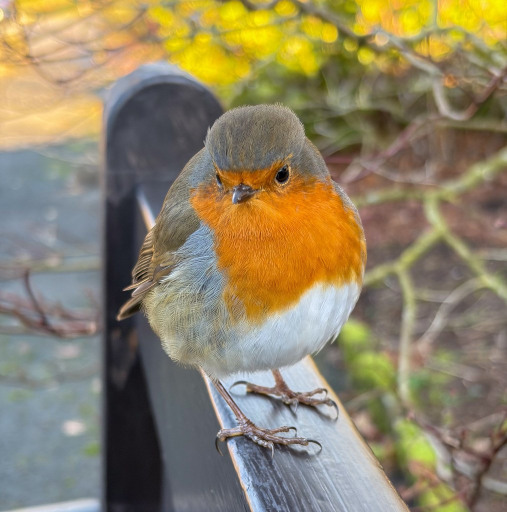
#> input picture LivingDex/Resources/Samples/sample-robin.jpg, 1014 x 1024 px, given in place of animals.jpg, which was not available (shown at 1/2 size)
$ python compose_screenshots.py ../LivingDex/Resources/Samples/sample-robin.jpg ../LivingDex/Resources/Samples/sample-wood-anemone.jpg
#> lines starting #> are read from the running program, lines starting #| are printed output that depends on the picture; pictures that were not available may be replaced by others from this repository, and a replacement may not be noted
#!/usr/bin/env python3
"""Composes the App Store screenshots: raw simulator captures -> `frames` bezel ->
realm-illustration backdrop, headline, sub-caption and shadow.
Usage: compose_screenshots.py RAW_DIR OUT_DIR

RAW_DIR holds the phone captures (field, starter, reveal, caught, nearby, guide, card, profile .png at
1320x2868, from scripts/capture-demo-screens.sh) and cards/<name>.png, the trading cards rendered
by the `sharecards` demo route. The bezel always comes from the `frames` CLI; this script only
adds the artwork background, captions and shadow around the framed result.
"""
import json
import subprocess
import sys
import tempfile
from pathlib import Path

from PIL import Image, ImageChops, ImageDraw, ImageEnhance, ImageFilter, ImageFont

CANVAS = (1320, 2868)
FONT_FILE = "/System/Library/Fonts/Avenir Next.ttc"
HEAVY, DEMI, MEDIUM = 8, 2, 5
ART_DIR = Path(__file__).resolve().parent.parent / "Resources/Assets.xcassets"

PHONE_SHOTS = [
    ("field", "animals", (255, 176, 70), ["Point at", "anything alive"], "Birds, plants, bugs and fungi, named in seconds"),
    ("starter", "fungi", (60, 214, 170), ["Nothing nearby?", "Pick a starter"], "Every Dex begins with one real species"),
    ("reveal", "animals", (255, 140, 40), ["Every catch", "is a card"], "A real rarity, from Common to Legendary"),
    ("caught", "plants", (110, 220, 120), ["Build your", "Dex"], "Sort your finds across the realms of life"),
    ("nearby", "fungi", (70, 200, 200), ["Find what lives", "near you"], "Locked slots show what to hunt next"),
    ("guide", "protists", (80, 190, 230), ["Meet the realms", "of life"], "An illustrated Field Guide, free to read"),
    ("card", "animals", (230, 160, 70), ["Learn what", "you found"], "Field entries, calls and conservation status"),
]
CARD_SHOT = ("cards", "plants", (150, 120, 230), ["Share a", "collectible"], "Trading cards worth showing off")
PROFILE_SHOT = ("profile", "protists", (60, 200, 150), ["Level up", "outdoors"], "Streaks, XP and a collection that grows with you")
ORDER = [
    "field", "starter", "reveal", "caught", "nearby", "guide", "card", "cards", "profile",
]


def font(index: int, size: int) -> ImageFont.FreeTypeFont:
    return ImageFont.truetype(FONT_FILE, size, index=index)


def frame(raw: Path, out_dir: Path) -> Path:
    result = subprocess.run(
        ["frames", "-c", "Silver", "-o", str(out_dir), "--json", str(raw)],
        check=True, capture_output=True, text=True)
    return Path(json.loads(result.stdout)["output"])


def backdrop(realm: str, tint: tuple[int, int, int]) -> Image.Image:
    """The realm's illustration, enlarged to fill the canvas, softened, darkened and washed in the
    shot's accent so each screenshot has its own colour but all share one family."""
#> called with realm = 'animals', tint = (255, 176, 70)
    art = Image.open(ART_DIR / f"realm-{realm}.imageset" / f"{realm}.jpg").convert("RGB")
#> art is the input picture: PIL image 1014x1024 RGB; mean R, G, B 143, 131.5, 102.9
    scale = CANVAS[1] / art.height
#> scale = 2.8
    art = art.resize((round(art.width * scale), CANVAS[1]), Image.LANCZOS)
#> art: PIL image 2840x2868 RGB
    left = (art.width - CANVAS[0]) // 2
#> left = 760
    art = art.crop((left, 0, left + CANVAS[0], CANVAS[1])).filter(ImageFilter.GaussianBlur(5))
#> art: PIL image 1320x2868 RGB
    art = ImageEnhance.Brightness(art).enhance(0.52)
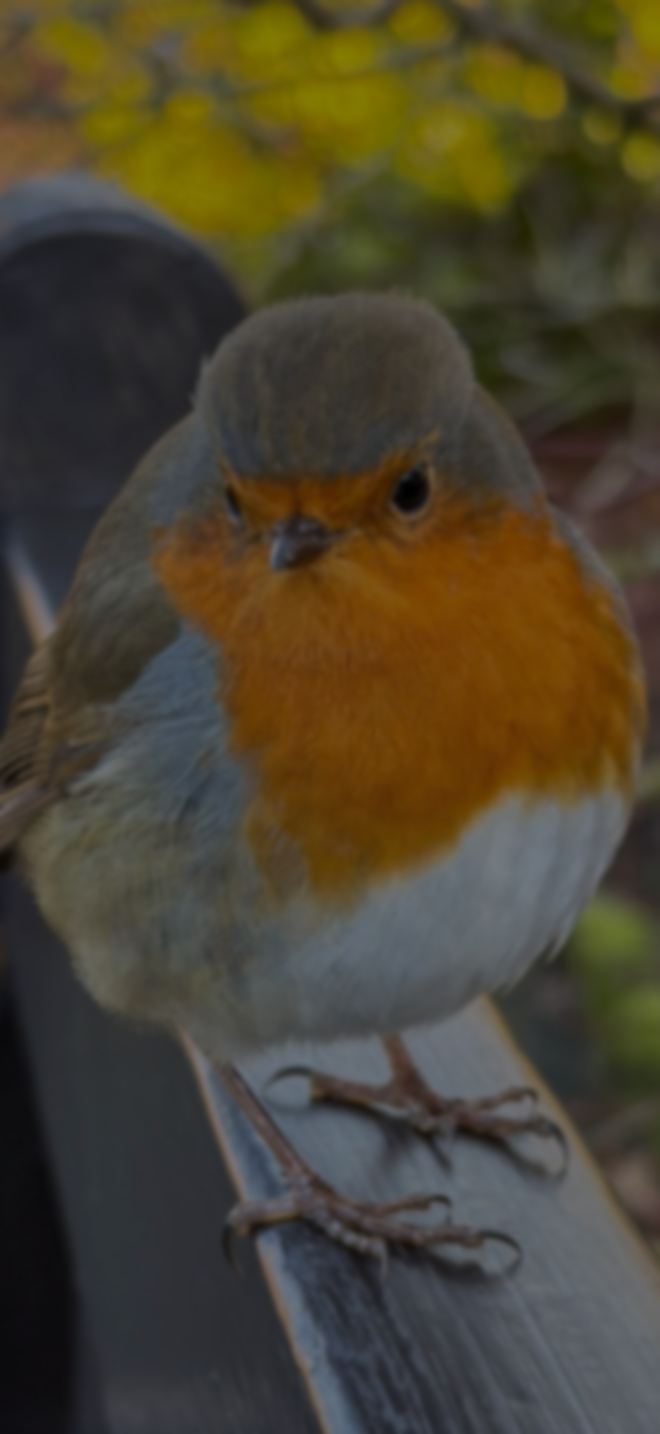
#> art: PIL image 1320x2868 RGB (shown at 1/2 size); mean R, G, B 75.6, 68.1, 49.2
    fade = Image.linear_gradient("L").rotate(180).resize(CANVAS)
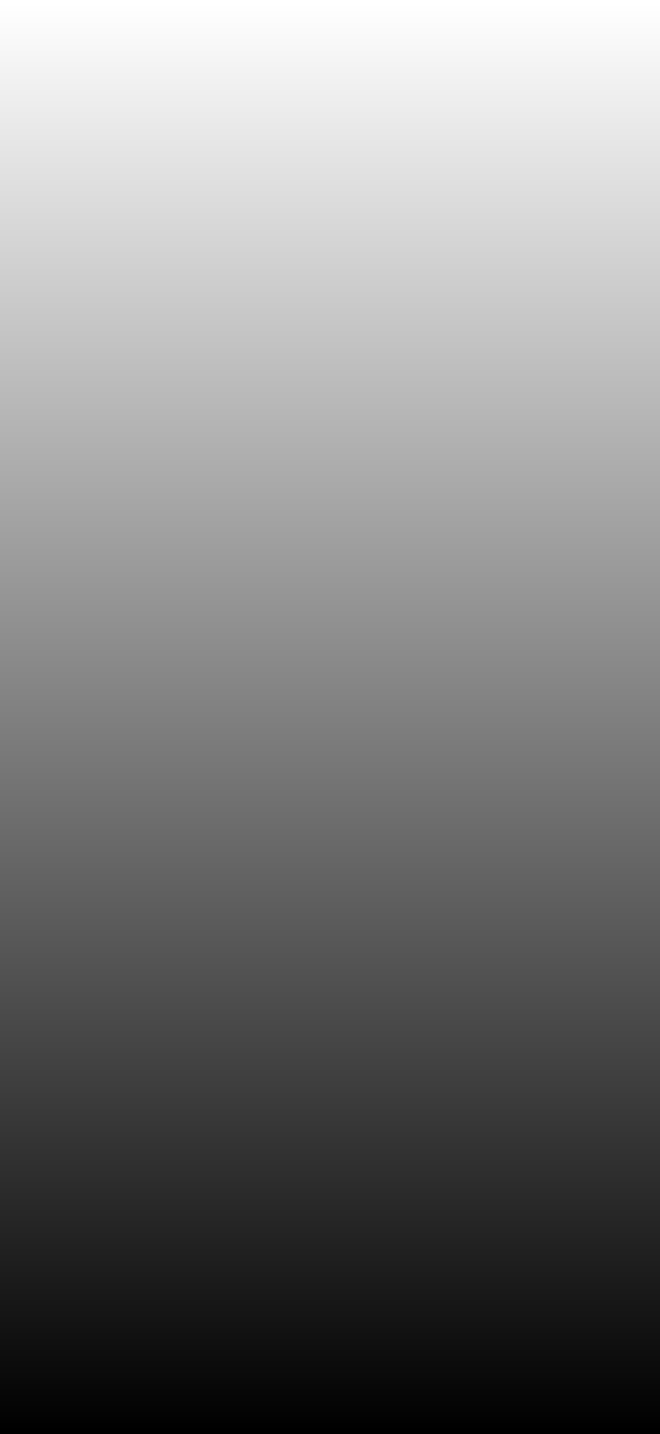
#> fade: PIL image 1320x2868 L (shown at 1/2 size); min 0, max 255, mean 127.5
    strength = fade.point(lambda v: round(255 * (0.55 * (v / 255) ** 1.4 + 0.10)))
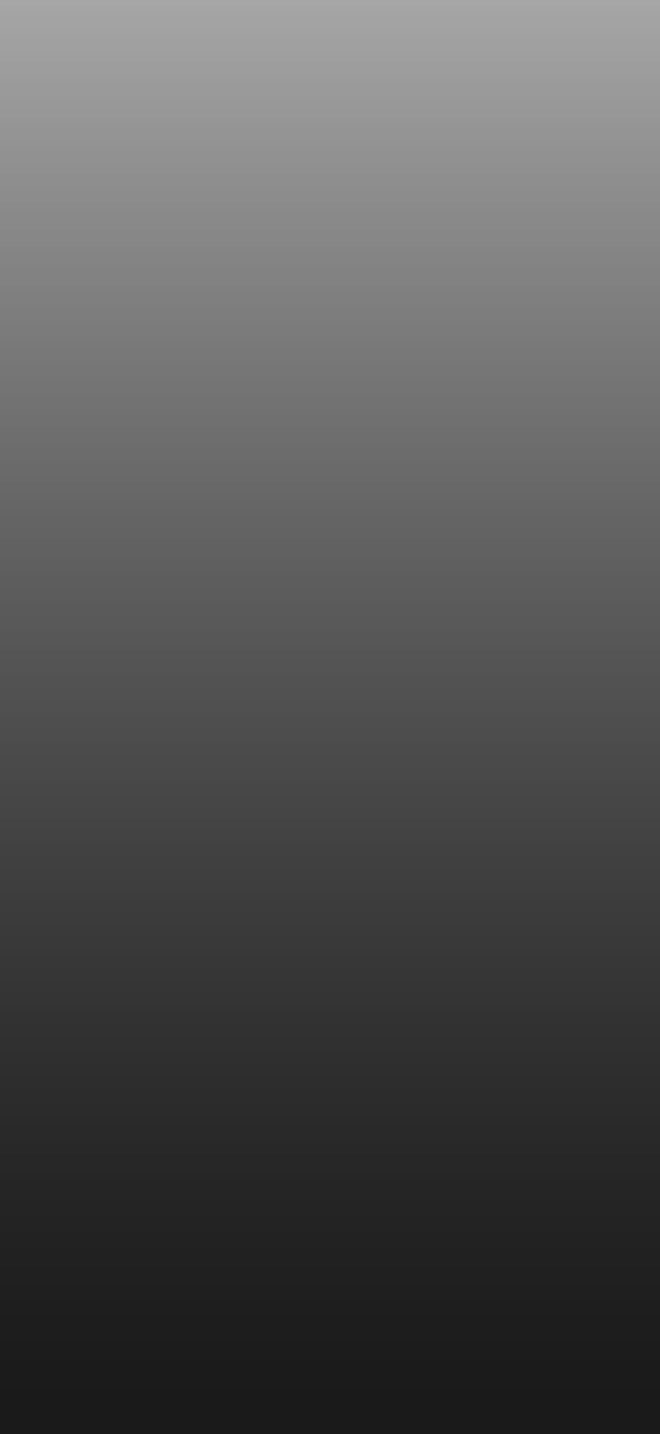
#> strength: PIL image 1320x2868 L (shown at 1/2 size); min 26, max 166, mean 84
    wash = ImageChops.multiply(Image.new("RGB", CANVAS, tint), Image.merge("RGB", [strength] * 3))
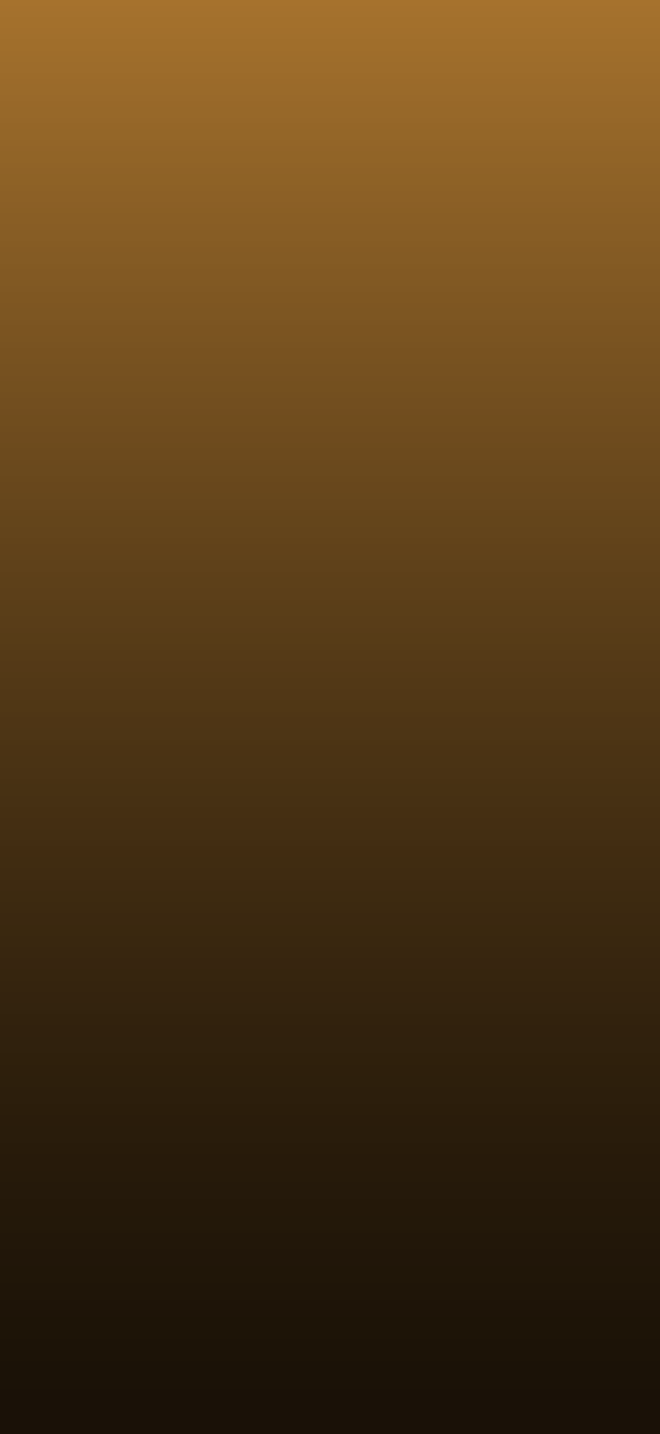
#> wash: PIL image 1320x2868 RGB (shown at 1/2 size); mean R, G, B 84, 57.5, 22.6
    return ImageChops.screen(art, wash)


def fitted(text_lines: list[str], index: int, size: int, width: int) -> ImageFont.FreeTypeFont:
    """The largest font up to `size` whose widest line fits in `width`."""
#> called with index = 8, size = 134, width = 1170
    probe = ImageDraw.Draw(Image.new("RGB", (1, 1)))
    chosen = font(index, size)
    while max(probe.textlength(line, font=chosen) for line in text_lines) > width and chosen.size > 40:
        chosen = font(index, chosen.size - 2)
    return chosen


def caption(canvas: Image.Image, lines: list[str], sub: str) -> int:
    draw = ImageDraw.Draw(canvas)
    head = fitted(lines, HEAVY, 134, CANVAS[0] - 150)
    y = 150
    for line in lines:
        width = draw.textlength(line, font=head)
        draw.text(((CANVAS[0] - width) / 2 + 3, y + 5), line, font=head, fill=(0, 0, 0, 120))
        draw.text(((CANVAS[0] - width) / 2, y), line, font=head, fill=(255, 255, 255))
        y += round(head.size * 1.13)
#> this loop made 2 passes
#> width on passes 1 to 2: 510, 951.9
#> after the loop, y = 452
    small = fitted([sub], MEDIUM, 54, CANVAS[0] - 140)
    width = draw.textlength(sub, font=small)
#> width = 1155.7
    draw.text(((CANVAS[0] - width) / 2, y + 22), sub, font=small, fill=(255, 255, 255, 215))
    return y + 22 + small.size


# [5 lines left out: function drop_shadow, not called in this run]


def compose_phone(raw: Path, spec: tuple, out: Path, work: Path) -> None:
    _, realm, tint, lines, sub = spec
    canvas = backdrop(realm, tint).convert("RGBA")
    bottom = caption(canvas, lines, sub)
#> bottom = 522
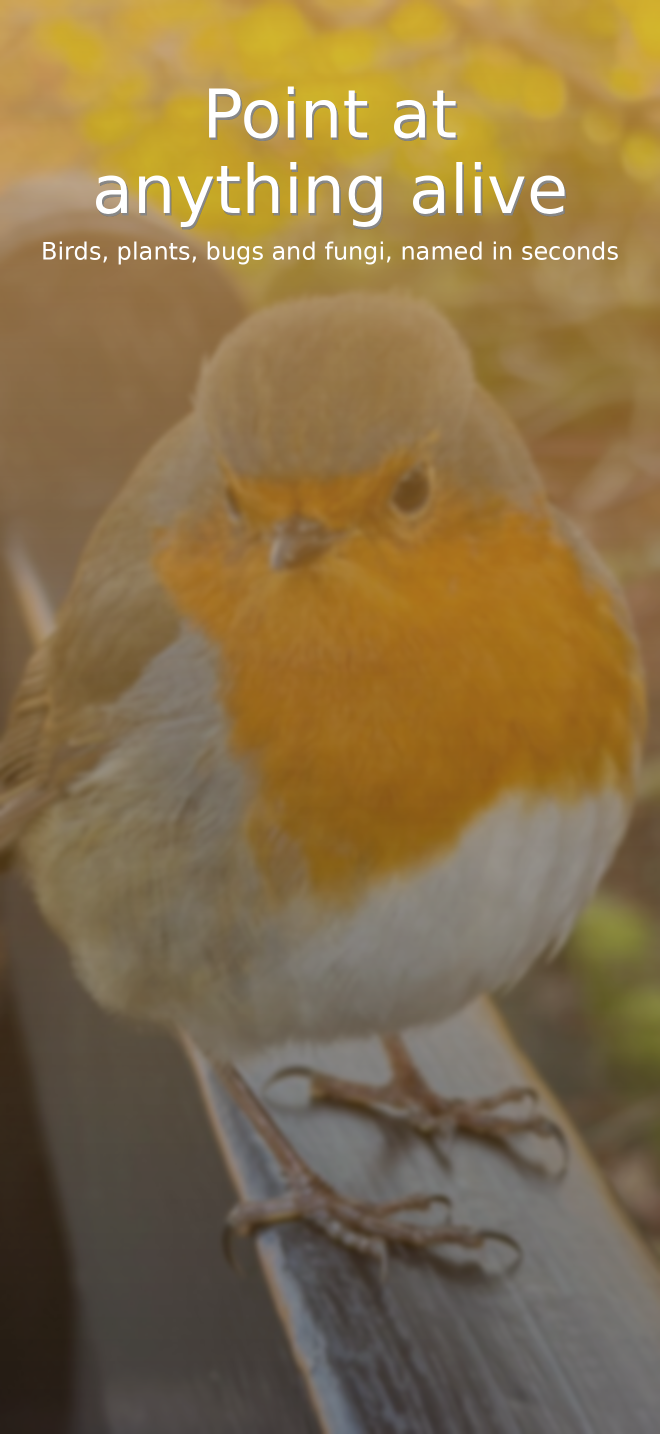
#> canvas: PIL image 1320x2868 RGBA (shown at 1/2 size); mean R, G, B, A 134.5, 111.3, 71, 254.4; transparent parts drawn white
    framed = Image.open(frame(raw, work)).convert("RGBA")
    top = bottom + 70
    scale = min(1110 / framed.width, (CANVAS[1] - top - 40) / framed.height)
    framed = framed.resize((round(framed.width * scale), round(framed.height * scale)), Image.LANCZOS)
    x = (CANVAS[0] - framed.width) // 2
    canvas = drop_shadow(canvas, framed, (x, top))
    canvas.alpha_composite(framed, (x, top))
    canvas.convert("RGB").save(out, optimize=True)


# [24 lines left out: functions rounded_card, compose_cards, not called in this run]


def main() -> None:
    raw_dir, out_dir = Path(sys.argv[1]), Path(sys.argv[2])
    out_dir.mkdir(parents=True, exist_ok=True)
    specs = {s[0]: s for s in PHONE_SHOTS + [PROFILE_SHOT]}
    with tempfile.TemporaryDirectory() as work:
        for index, name in enumerate(ORDER, start=1):
            out = out_dir / f"{index}-{name}.png"
            if name == "cards":
                compose_cards(raw_dir, CARD_SHOT, out)
            else:
                compose_phone(raw_dir / f"{name}.png", specs[name], out, Path(work))
#> (the call stopped at in frame, `result = subprocess.run( ["frames", "-c", "Silver", "-o", str(out_dir)..`: subprocess is not available in this run)
            print(f"composed {out.name}")
#> pass 2 of the loop in main, `for index, name in enumerate(ORDER, start=1):`:
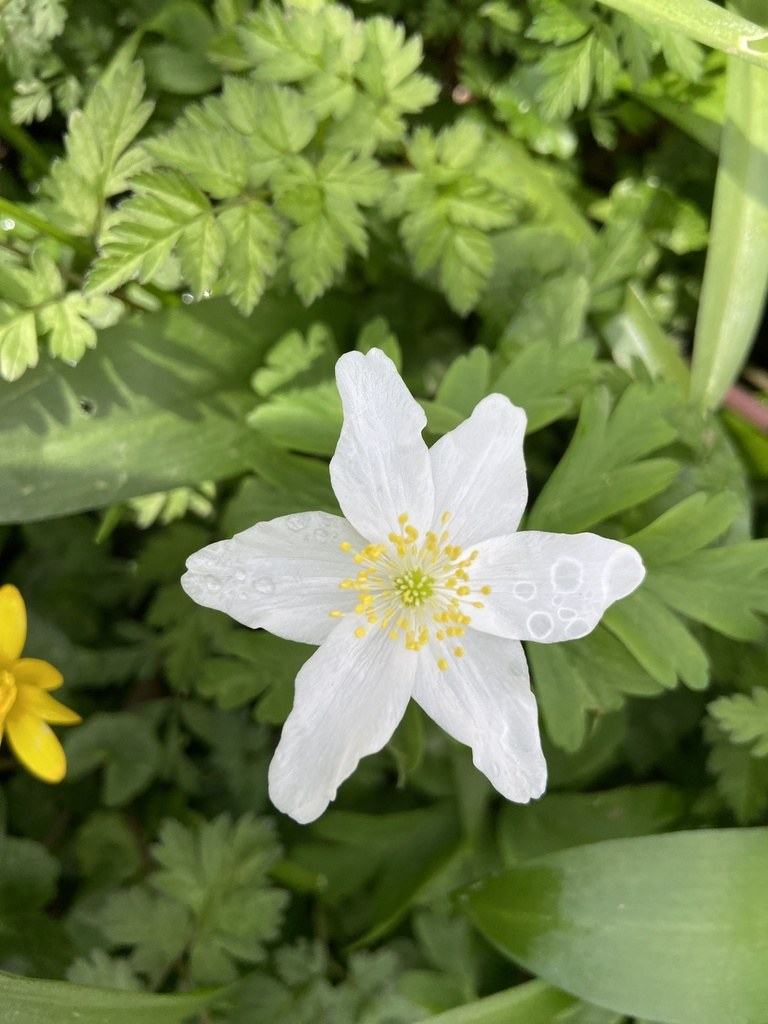
#> input picture LivingDex/Resources/Samples/sample-wood-anemone.jpg, 768 x 1024 px, given in place of fungi.jpg, which was not available
#> in backdrop, art is the input picture: PIL image 768x1024 RGB; mean R, G, B 115.5, 132.1, 75.9
#> in backdrop (call 2), `wash = ImageChops.multiply(Image.new("RGB", CANVAS, tint), Image.merge..`:
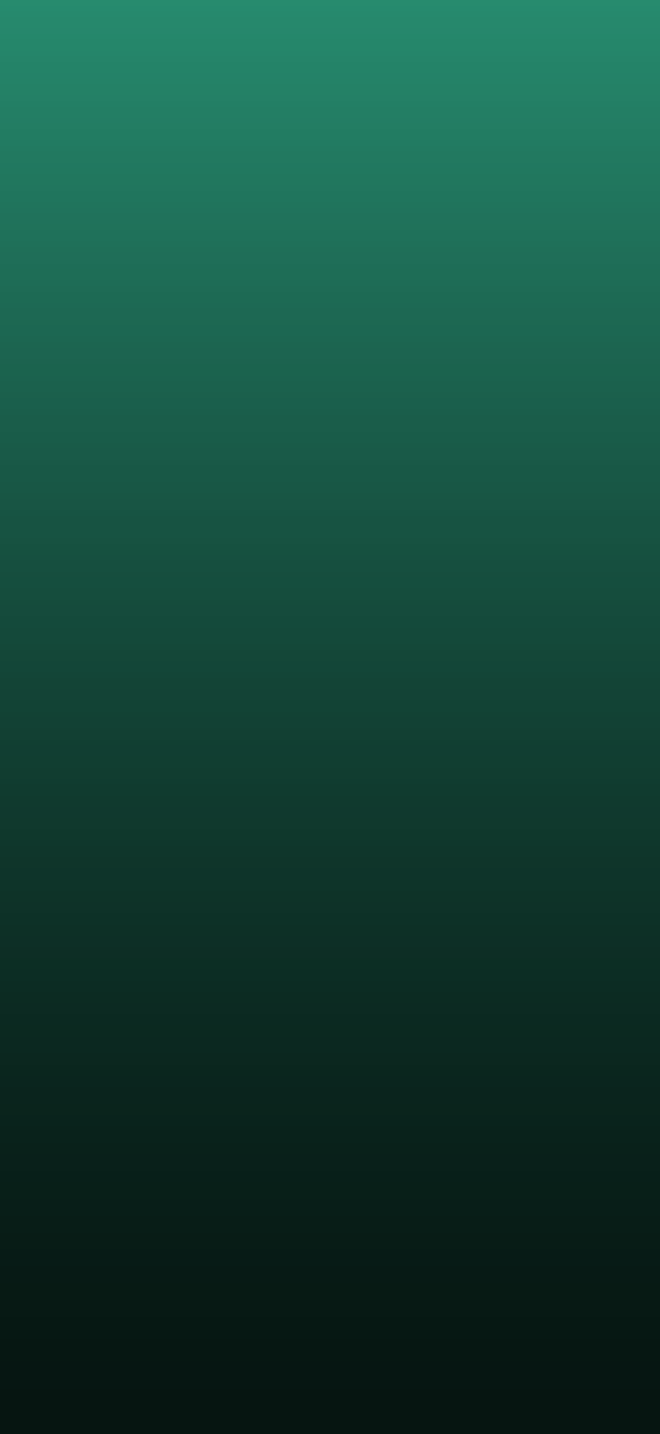
#> wash: PIL image 1320x2868 RGB (shown at 1/2 size); mean R, G, B 19.3, 70, 55.7
#> the loop in caption (call 2), `for line in lines:` made 2 passes
#> width on passes 1 to 2: 1109.5, 883.3
#> bottom = 528
#> in compose_phone (call 2), `bottom = caption(canvas, lines, sub)`:
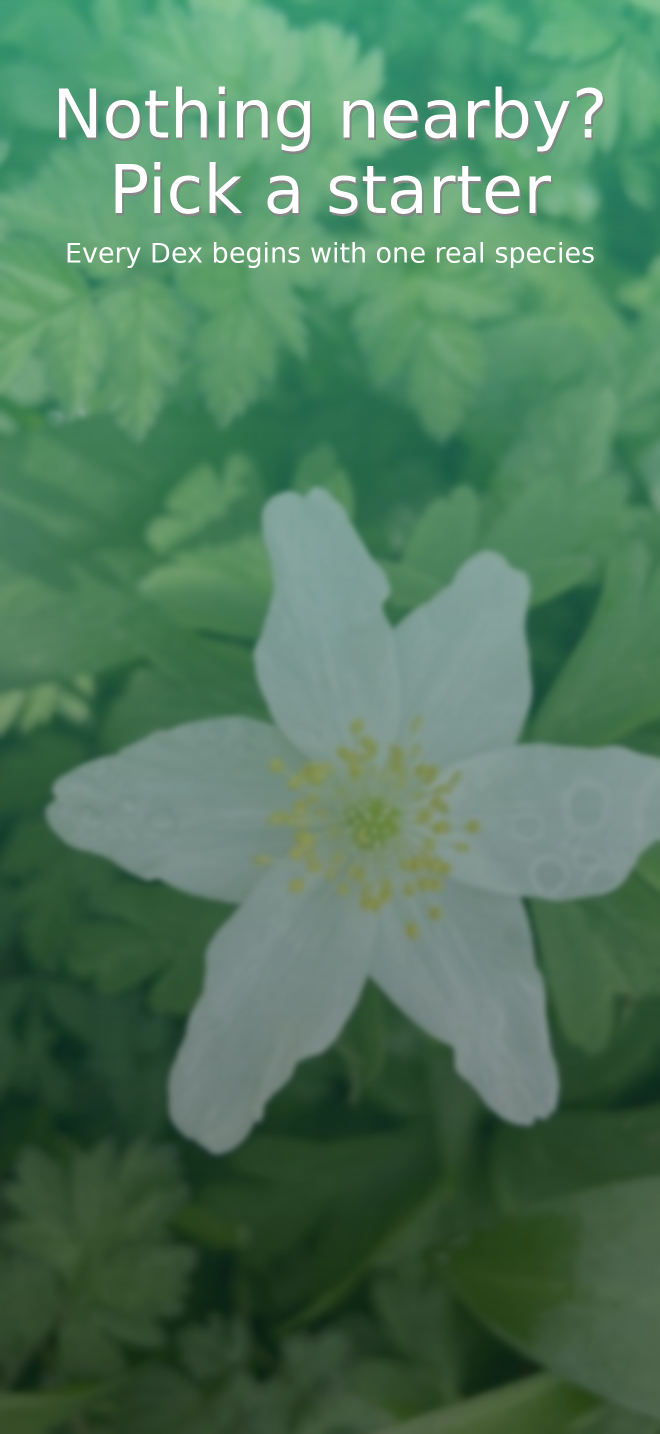
#> canvas: PIL image 1320x2868 RGBA (shown at 1/2 size); mean R, G, B, A 79.5, 121.7, 92.1, 254.3; transparent parts drawn white


if __name__ == "__main__":
#> (the run stopped early here; a loop or call above may not have finished)
